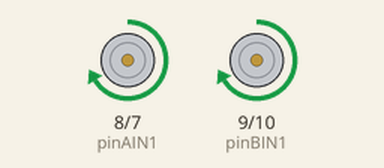
This sketch was run on a simulated Arduino Uno, built with avr-gcc and run on an emulated ATmega328P. Parts: motor-driver pin pairs drawn as motors (green arrow = first pin HIGH = forward, orange = second pin HIGH = backward, longer = more drive, scaled by the enable pin).

Above: at 1.0 s.
At 4.0 s:
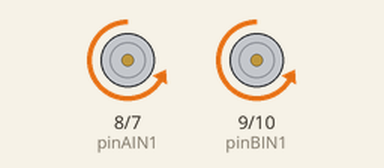
At 7.0 s:
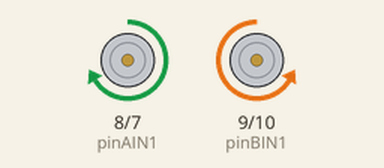
At 12.5 s:
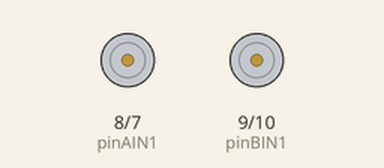
Timing chart, 0 to 18.2 s (numbered marks = the images above):
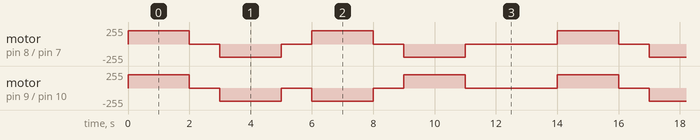

The sketch:

PruebaMotoresTB6612.ino.ino
```cpp
//Adaptado de: https://www.luisllamas.es/arduino-motor-dc-tb6612fng/

const int pinPWMA = 6;
const int pinAIN2 = 7;
const int pinAIN1 = 8;
const int pinBIN1 = 9;
const int pinBIN2 = 10;
const int pinPWMB = 11;
const int pinSTBY = 12;

const int waitTime = 2000;    //espera
const int speed = 200;        //velocidad de giro

void setup()
{
   pinMode(pinAIN2, OUTPUT);
   pinMode(pinAIN1, OUTPUT);
   pinMode(pinPWMA, OUTPUT);
   pinMode(pinBIN1, OUTPUT);
   pinMode(pinBIN2, OUTPUT);
   pinMode(pinPWMB, OUTPUT);
}

void loop()
{
//Motores adelante
   digitalWrite(pinSTBY, HIGH); //Habilita motores
   digitalWrite(pinAIN1, HIGH);
   digitalWrite(pinAIN2, LOW);
   analogWrite(pinPWMA, speed);
   digitalWrite(pinBIN1, HIGH);
   digitalWrite(pinBIN2, LOW);
   analogWrite(pinPWMB, speed);
   delay(2000);

//Detiene motores
   digitalWrite(pinSTBY, LOW); //Deshabilita motores
   digitalWrite(pinAIN1, LOW);
   digitalWrite(pinAIN2, LOW);
   analogWrite(pinPWMA, 0);
   digitalWrite(pinBIN1, LOW);
   digitalWrite(pinBIN2, LOW);
   analogWrite(pinPWMB, 0);
   delay(1000);

//Motores atrás
   digitalWrite(pinSTBY, HIGH); //Habilita motores
   digitalWrite(pinAIN1, LOW);
   digitalWrite(pinAIN2, HIGH);
   analogWrite(pinPWMA, speed);
   digitalWrite(pinBIN1, LOW);
   digitalWrite(pinBIN2, HIGH);
   analogWrite(pinPWMB, speed);
   delay(2000);

//Detiene motores
   digitalWrite(pinSTBY, LOW); //Deshabilita motores
   digitalWrite(pinAIN1, LOW);
   digitalWrite(pinAIN2, LOW);
   analogWrite(pinPWMA, 0);
   digitalWrite(pinBIN1, LOW);
   digitalWrite(pinBIN2, LOW);
   analogWrite(pinPWMB, 0);
   delay(1000);

//Giro en sentido horario
   digitalWrite(pinSTBY, HIGH); //Habilita motores
   digitalWrite(pinAIN1, HIGH);
   digitalWrite(pinAIN2, LOW);
   analogWrite(pinPWMA, speed);
   digitalWrite(pinBIN1, LOW);
   digitalWrite(pinBIN2, HIGH);
   analogWrite(pinPWMB, speed);
   delay(2000);

//Detiene motores
   digitalWrite(pinSTBY, LOW); //Deshabilita motores
   digitalWrite(pinAIN1, LOW);
   digitalWrite(pinAIN2, LOW);
   analogWrite(pinPWMA, 0);
   digitalWrite(pinBIN1, LOW);
   digitalWrite(pinBIN2, LOW);
   analogWrite(pinPWMB, 0);
   delay(1000);

//Giro en sentido antihorario
   digitalWrite(pinSTBY, HIGH); //Habilita motores
   digitalWrite(pinAIN1, LOW);
   digitalWrite(pinAIN2, HIGH);
   analogWrite(pinPWMA, speed);
   digitalWrite(pinBIN1, HIGH);
   digitalWrite(pinBIN2, LOW);
   analogWrite(pinPWMB, speed);
   delay(2000);

//Detiene motores
   digitalWrite(pinSTBY, LOW); //Deshabilita motores
   digitalWrite(pinAIN1, LOW);
   digitalWrite(pinAIN2, LOW);
   analogWrite(pinPWMA, 0);
   digitalWrite(pinBIN1, LOW);
   digitalWrite(pinBIN2, LOW);
   analogWrite(pinPWMB, 0);
   delay(3000);
}
```

Measured:
- by itself, motor on pin 9 (pinBIN1) / pin 10 (pinBIN2): repeats every 14.0 s: 2 × (stopped 1.0 s, backward 200/255 2.0 s), stopped 1.0 s, forward 200/255 2.0 s, stopped 3.0 s, forward 200/255 2.0 s
- by itself, motor on pin 8 (pinAIN1) / pin 7 (pinAIN2): repeats every 14.0 s: stopped 1.0 s, backward 200/255 2.0 s, stopped 1.0 s, forward 200/255 2.0 s, stopped 1.0 s, backward 200/255 2.0 s, stopped 3.0 s, forward 200/255 2.0 s
